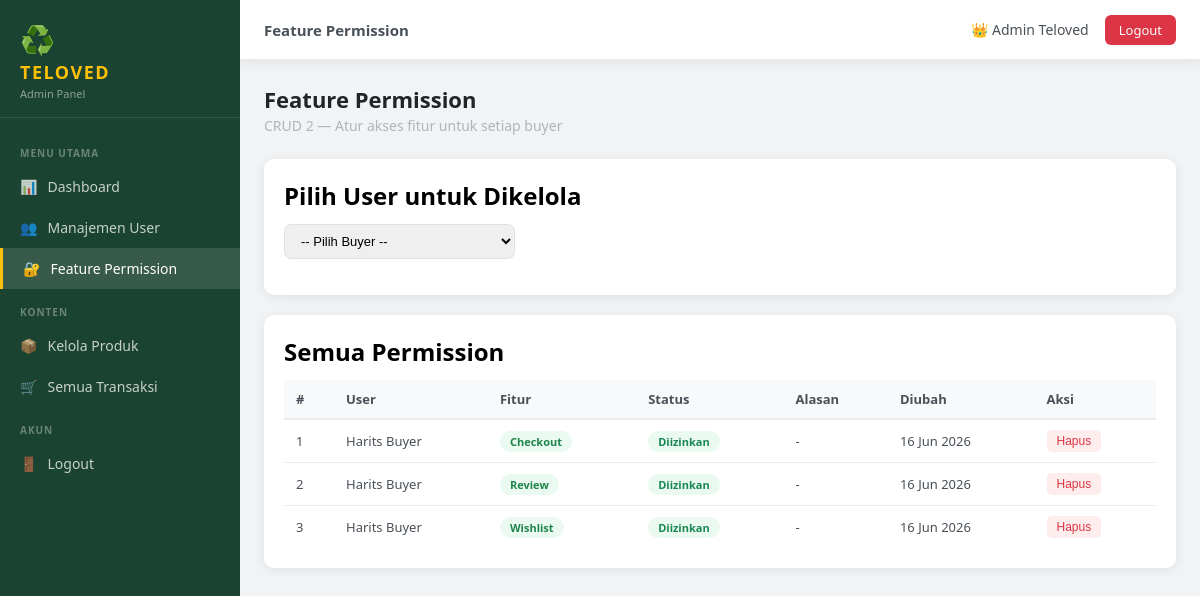
/admin/permissions.php (signed in), run on the app's committed database.
### tables this page shows
CREATE TABLE feature_permissions (
    id INT AUTO_INCREMENT PRIMARY KEY,
    user_id INT NOT NULL,
    feature_name VARCHAR(100) NOT NULL COMMENT 'wishlist, checkout, review, chat',
    is_allowed TINYINT(1) DEFAULT 1,
    reason TEXT DEFAULT NULL,
    updated_by INT DEFAULT NULL COMMENT 'admin user id',
    created_at TIMESTAMP DEFAULT CURRENT_TIMESTAMP,
    updated_at TIMESTAMP DEFAULT CURRENT_TIMESTAMP ON UPDATE CURRENT_TIMESTAMP,
    FOREIGN KEY (user_id) REFERENCES users(id) ON DELETE CASCADE,
    UNIQUE KEY unique_user_feature (user_id, feature_name)
);

CREATE TABLE users (
    id INT AUTO_INCREMENT PRIMARY KEY,
    name VARCHAR(100) NOT NULL,
    email VARCHAR(150) NOT NULL UNIQUE,
    password VARCHAR(255) NOT NULL,
    role ENUM('buyer','seller','admin') NOT NULL DEFAULT 'buyer',
    phone VARCHAR(20),
    address TEXT,
    profile_photo VARCHAR(255) DEFAULT NULL,
    is_active TINYINT(1) DEFAULT 1,
    api_key VARCHAR(64) DEFAULT NULL,
    deleted_at TIMESTAMP NULL DEFAULT NULL,
    deletion_reason TEXT NULL,
    created_at TIMESTAMP DEFAULT CURRENT_TIMESTAMP,
    updated_at TIMESTAMP DEFAULT CURRENT_TIMESTAMP ON UPDATE CURRENT_TIMESTAMP
);

### admin/permissions.php (the view, shortened to what this page needs)
<?php
$db = getDB();
$perms = $db->query("
    SELECT fp.*, u.name as user_name, u.email as user_email
    FROM feature_permissions fp
    JOIN users u ON u.id = fp.user_id
    ORDER BY u.name, fp.feature_name
")->fetchAll();
?>
<!DOCTYPE html>
<html lang="id">
<head>
    <link rel="stylesheet" href="../assets/css/admin.css">
</head>
<body>
    <?php include 'partials/sidebar.php'; ?>
    <div class="admin-content">
        <?php include 'partials/topbar.php'; ?>
        <main class="main-area">
            <div class="page-header">
                <div>
                    <h1>Feature Permission</h1>
                    <p>CRUD 2 — Atur akses fitur untuk setiap buyer</p>
                </div>
            </div>
            <div class="section-card">
                <h2>Pilih User untuk Dikelola</h2>
                <form method="GET" class="filter-bar" style="margin-top:12px">
                    <select name="user_id" onchange="this.form.submit()">
                        <option value="">-- Pilih Buyer --</option>
                    </select>
                </form>
            </div>
            <div class="section-card">
                <h2>Semua Permission</h2>
                <table class="data-table" style="margin-top:12px">
                    <thead>
                        <tr>
                            <th>#</th>
                            <th>User</th>
                            <th>Fitur</th>
                            <th>Status</th>
                            <th>Alasan</th>
                            <th>Diubah</th>
                            <th>Aksi</th>
                        </tr>
                    </thead>
                    <tbody>
                        <?php if (empty($perms)): ?>
                        <tr><td colspan="7" class="empty-row">Belum ada data permission.</td></tr>
                        <?php else: ?>
                        <?php foreach ($perms as $i => $p): ?>
                        <tr>
                            <td><?= $i + 1 ?></td>
                            <td><?= htmlspecialchars($p['user_name']) ?></td>
                            <td><span class="badge badge-seller"><?= ucfirst($p['feature_name']) ?></span></td>
                            <td><span class="badge badge-<?= $p['is_allowed'] ? 'active' : 'inactive' ?>"><?= $p['is_allowed'] ? 'Diizinkan' : 'Diblokir' ?></span></td>
                            <td><?= htmlspecialchars($p['reason'] ?: '-') ?></td>
                            <td><?= date('d M Y', strtotime($p['updated_at'])) ?></td>
                            <td>
                                <form method="POST" style="display:inline" onsubmit="return confirm('Hapus permission ini?')">
                                    <button type="submit" class="btn-sm btn-delete">Hapus</button>
                                </form>
                            </td>
                        </tr>
                        <?php endforeach; ?>
                        <?php endif; ?>
                    </tbody>
                </table>
            </div>
        </main>
    </div>
</body>
</html>

### assets/css/admin.css (style rules this page uses)
* { margin: 0; padding: 0; box-sizing: border-box; }
:root { --primary: #1B4332; --primary-light: #2D6A4F; --accent: #FFC107; --white: #FFFFFF; --gray-50: #F8F9FA; --gray-100: #F1F3F5; --gray-200: #E9ECEF; --gray-300: #DEE2E6; --gray-500: #ADB5BD; --gray-700: #495057; --gray-900: #212529; --danger: #DC3545; --success: #198754; --warning: #FFC107; --sidebar-w: 240px; --topbar-h: 60px; --radius: 10px; --shadow: 0 2px 12px rgba(0,0,0,0.08); }
body { font-family: 'Segoe UI', system-ui, sans-serif; background: var(--gray-100); display: flex; min-height: 100vh; }
.admin-content { margin-left: var(--sidebar-w); flex: 1; min-height: 100vh; display: flex; flex-direction: column; }
.main-area { padding: 24px; flex: 1; }
.page-header { display: flex; align-items: flex-start; justify-content: space-between; margin-bottom: 24px; flex-wrap: wrap; gap: 12px; }
.page-header h1 { font-size: 22px; font-weight: 700; color: var(--gray-900); }
.page-header p { font-size: 14px; color: var(--gray-500); margin-top: 2px; }
.section-card { background: var(--white); border-radius: var(--radius); padding: 20px; box-shadow: var(--shadow); margin-bottom: 20px; }
.data-table { width: 100%; border-collapse: collapse; font-size: 13px; }
.data-table th { padding: 10px 12px; text-align: left; background: var(--gray-50); border-bottom: 2px solid var(--gray-200); font-weight: 600; color: var(--gray-700); white-space: nowrap; }
.data-table td { padding: 10px 12px; border-bottom: 1px solid var(--gray-200); color: var(--gray-700); vertical-align: middle; }
.data-table tr:last-child td { border-bottom: none; }
.badge { display: inline-block; padding: 3px 10px; border-radius: 20px; font-size: 11px; font-weight: 600; text-transform: capitalize; }
.badge-seller { background: #EAFAF1; color: #1E8449; }
.badge-active { background: #EAFAF1; color: var(--success); }
.btn-sm { padding: 4px 10px; border-radius: 5px; font-size: 12px; font-weight: 500; cursor: pointer; border: none; text-decoration: none; display: inline-block; }
.btn-delete { background: #FDEDEC; color: var(--danger); }
.filter-bar { display: flex; gap: 10px; flex-wrap: wrap; margin-bottom: 16px; align-items: center; }
.filter-bar input, .filter-bar select { padding: 8px 12px; border: 1.5px solid var(--gray-300); border-radius: 7px; font-size: 13px; outline: none; min-width: 180px; }

### data on the page
feature_permissions: user.name "Harits Buyer", feature_name "Checkout", is_allowed "Diizinkan", reason "-", updated_at "16 Jun 2026"
feature_permissions: user.name "Harits Buyer", feature_name "Review", is_allowed "Diizinkan", reason "-", updated_at "16 Jun 2026"
feature_permissions: user.name "Harits Buyer", feature_name "Wishlist", is_allowed "Diizinkan", reason "-", updated_at "16 Jun 2026"

### other printed values
$pageTitle "Feature Permission"
$_SESSION['user']['name'] "Admin Teloved"
